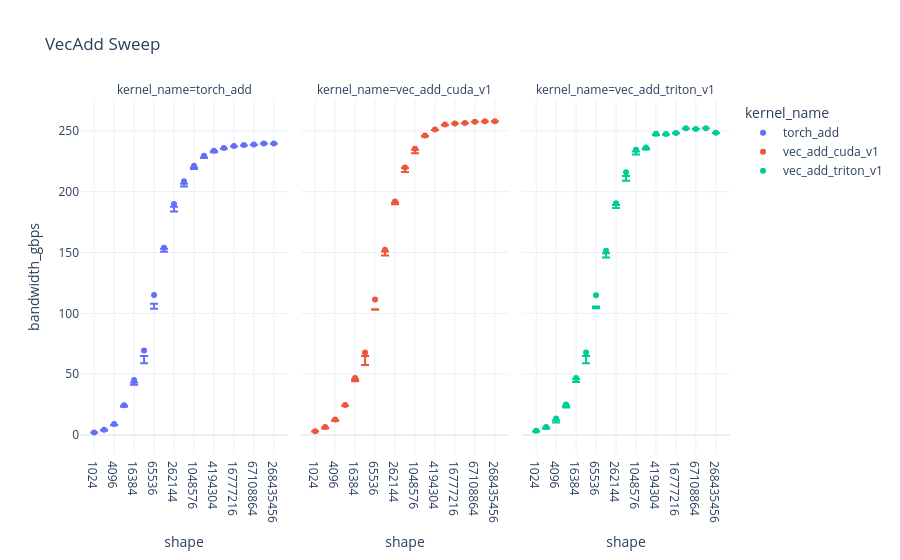

Notebook code for this chart:
### Code cell
px.scatter(
    df,
    x="shape",
    y="bandwidth_gbps",
    error_y="bandwidth_gbps_high",
    error_y_minus="bandwidth_gbps_low",
    color="kernel_name",
    template="plotly_white",
    labels={"med": "Median runtime (s)"},
    title="VecAdd Sweep",
    facet_col="kernel_name",
).show()

### Figure 1 — Plotly figure (JSON) as saved in the notebook; plotly's stock layout.template omitted (floating-point values rounded to 4 significant figures)
{"data": [{"error_y": {"array": [-0.01026, -0.3886, -0.6887, -0.381, -3.942, -4.408, -11.41, -0.7189, -6.099, -2.058, -1.399, -1.424, -1.374, -0.5996, -0.4394, -0.446, -0.2925, -0.04411, -0.175], "arrayminus": [0.02083, 0.6641, 1.005, 1.092, 2.085, 10.37, 7.159, 3.195, 2.224, 4.287, 2.686, 1.85, 0.3478, 0.4783, 0.4446, 0.3589, 0.2851, 0.08519, 0.1673]}, "hovertemplate": "kernel_name=torch_add<br>shape=%{x}<br>bandwidth_gbps=%{y}<extra></extra>", "legendgroup": "torch_add", "marker": {"color": "#636efa", "symbol": "circle"}, "mode": "markers", "name": "torch_add", "orientation": "v", "showlegend": true, "type": "scatter", "x": ["1024", "2048", "4096", "8192", "16384", "32768", "65536", "131072", "262144", "524288", "1048576", "2097152", "4194304", "8388608", "16777216", "33554432", "67108864", "134217728", "268435456"], "xaxis": "x", "y": [1.99, 4.389, 8.982, 24.38, 45.18, 69.42, 115.1, 153.8, 189.8, 208.5, 221.3, 229.5, 233.7, 235.8, 237.5, 238.3, 238.8, 239.5, 239.6], "yaxis": "y"}, {"error_y": {"array": [-0.1605, -0.5085, -0.8, -0.576, -2.699, -2.874, -8.195, -4.57, -1.118, -0.368, -3.742, -0.3846, -0.3002, -0.2315, -0.03123, -0.04962, -0.1881, -0.2166, -0.05188], "arrayminus": [0.2681, 1.172, 1.292, 0.6043, 1.099, 10.38, 8.427, 1.427, 2.277, 3.672, 0.9331, 0.7573, 0.3813, 0.5391, 0.01042, 0.09669, 0.116, 0.1693, 0.02484]}, "hovertemplate": "kernel_name=vec_add_cuda_v1<br>shape=%{x}<br>bandwidth_gbps=%{y}<extra></extra>", "legendgroup": "vec_add_cuda_v1", "marker": {"color": "#EF553B", "symbol": "circle"}, "mode": "markers", "name": "vec_add_cuda_v1", "orientation": "v", "showlegend": true, "type": "scatter", "x": ["1024", "2048", "4096", "8192", "16384", "32768", "65536", "131072", "262144", "524288", "1048576", "2097152", "4194304", "8388608", "16777216", "33554432", "67108864", "134217728", "268435456"], "xaxis": "x2", "y": [3.16, 6.508, 12.8, 24.58, 46.9, 67.89, 111.5, 152.2, 192.0, 219.8, 235.3, 246.1, 251.1, 255.1, 256.0, 256.4, 257.6, 257.9, 257.8], "yaxis": "y2"}, {"error_y": {"array": [-0.2964, -0.4558, -1.498, -1.078, -3.326, -2.874, -10.71, -5.618, -3.835, -7.073, -4.013, -1.621, -1.172, -0.4663, -0.2534, -0.2094, -0.1704, -0.144, -0.1493], "arrayminus": [0.7606, 1.521, 3.286, 2.598, 1.099, 8.91, 9.28, 2.13, 1.488, 3.229, 1.548, 0.4978, 0.6253, 0.6402, 0.06759, 0.3008, 0.1435, 0.09002, 0.1154]}, "hovertemplate": "kernel_name=vec_add_triton_v1<br>shape=%{x}<br>bandwidth_gbps=%{y}<extra></extra>", "legendgroup": "vec_add_triton_v1", "marker": {"color": "#00cc96", "symbol": "circle"}, "mode": "markers", "name": "vec_add_triton_v1", "orientation": "v", "showlegend": true, "type": "scatter", "x": ["1024", "2048", "4096", "8192", "16384", "32768", "65536", "131072", "262144", "524288", "1048576", "2097152", "4194304", "8388608", "16777216", "33554432", "67108864", "134217728", "268435456"], "xaxis": "x3", "y": [3.368, 6.649, 13.59, 25.08, 46.9, 67.89, 114.8, 151.5, 190.5, 216.1, 234.5, 236.2, 247.6, 247.5, 248.2, 252.1, 251.6, 252.2, 248.4], "yaxis": "y3"}], "layout": {"annotations": [{"font": {}, "showarrow": false, "text": "kernel_name=torch_add", "x": 0.16, "xanchor": "center", "xref": "paper", "y": 1, "yanchor": "bottom", "yref": "paper"}, {"font": {}, "showarrow": false, "text": "kernel_name=vec_add_cuda_v1", "x": 0.5, "xanchor": "center", "xref": "paper", "y": 1, "yanchor": "bottom", "yref": "paper"}, {"font": {}, "showarrow": false, "text": "kernel_name=vec_add_triton_v1", "x": 0.84, "xanchor": "center", "xref": "paper", "y": 1, "yanchor": "bottom", "yref": "paper"}], "legend": {"title": {"text": "kernel_name"}, "tracegroupgap": 0}, "title": {"text": "VecAdd Sweep"}, "xaxis": {"anchor": "y", "domain": [0, 0.32], "title": {"text": "shape"}}, "xaxis2": {"anchor": "y2", "domain": [0.34, 0.66], "matches": "x", "title": {"text": "shape"}}, "xaxis3": {"anchor": "y3", "domain": [0.68, 1.0], "matches": "x", "title": {"text": "shape"}}, "yaxis": {"anchor": "x", "domain": [0, 1], "title": {"text": "bandwidth_gbps"}}, "yaxis2": {"anchor": "x2", "domain": [0, 1], "matches": "y", "showticklabels": false}, "yaxis3": {"anchor": "x3", "domain": [0, 1], "matches": "y", "showticklabels": false}}}
